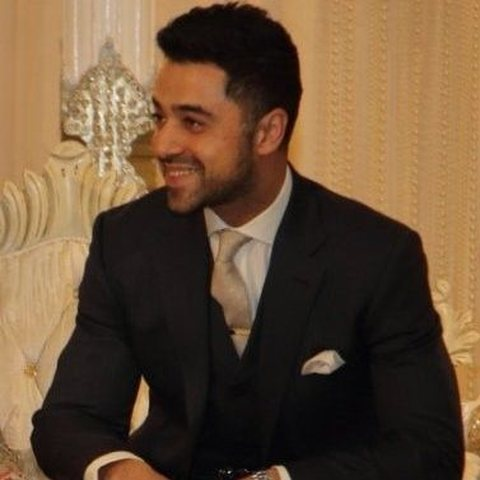
#> input picture images/nadeem-lone.jpg, 480 x 480 px, found by its file name
$ python make_thumb.py
#> lines starting #> are read from the running program, lines starting #| are printed output that depends on the picture; after the words box and inside, x2 and y2 are one past the last pixel; in counts of white or black regions, pixels touching at a corner belong together
# Builds the episode 1 thumbnail (1280x720) in the Programme Zero style.
from PIL import Image, ImageDraw, ImageFont, ImageFilter
W,H=1280,720
ACC=(176,92,62); G1=(31,31,31); G2=(45,45,45)
img=Image.new('RGB',(W,H),(0,0,0)); d=ImageDraw.Draw(img)
#> after `img = Image.new('RGB', (W, H), (0, 0, 0))`: img: PIL image 1280x720 RGB; every value is 0
import os
SORA=os.environ.get('SORA_DIR','')  # folder holding sora-latin-<weight>-normal.woff
W_={'Regular':400,'SemiBold':600,'Bold':700}
def font(n,s): return ImageFont.truetype(os.path.join(SORA,'sora-latin-%d-normal.woff'%W_[n]),s)
def pill(x0,y0,x1,y1,c): d.rounded_rectangle((x0,y0,x1,y1),radius=(y1-y0)//2,fill=c)
# brand bars on the right edge, running off the page
rows=[(850,1280),(930,1280),(1010,1280)]
ys=range(34,H-20,52)
import random; random.seed(4)
for i,y in enumerate(ys):
    x0=random.choice([770,830,890,950,1010]); pill(x0,y,W+40,y+18,G2 if i%3==0 else G1)
# orange accent bars + diamonds
pill(700,244,1010,262,ACC)
d.polygon([(668,253),(680,241),(692,253),(680,265)],outline=(255,255,255),width=2)
# photo circle with soft dark ring
ph=Image.open('images/nadeem-lone.jpg').convert('RGB').resize((400,400),Image.LANCZOS)
mask=Image.new('L',(400,400),0); ImageDraw.Draw(mask).ellipse((0,0,399,399),fill=255)
#> after `mask = Image.new('L', (400, 400), 0)`: mask: PIL image 400x400 L; every value is 0
#> after `ImageDraw.Draw(mask).ellipse((0, 0, 399, 399), fill=255)`:
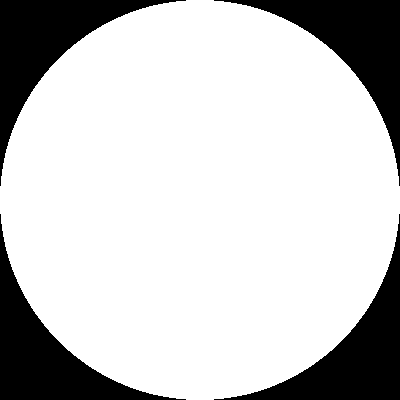
#> mask: PIL image 400x400 L; 78.5% white; 4 black regions, box (x1, y1, x2, y2) and area: (0, 0, 186, 186) 8595, (214, 0, 400, 186) 8595, (0, 214, 186, 400) 8595, (214, 214, 400, 400) 8595
cx,cy=1000,360
d.ellipse((cx-218,cy-218,cx+218,cy+218),fill=(0,0,0))
d.ellipse((cx-208,cy-208,cx+208,cy+208),outline=ACC,width=4)
img.paste(ph,(cx-200,cy-200),mask)
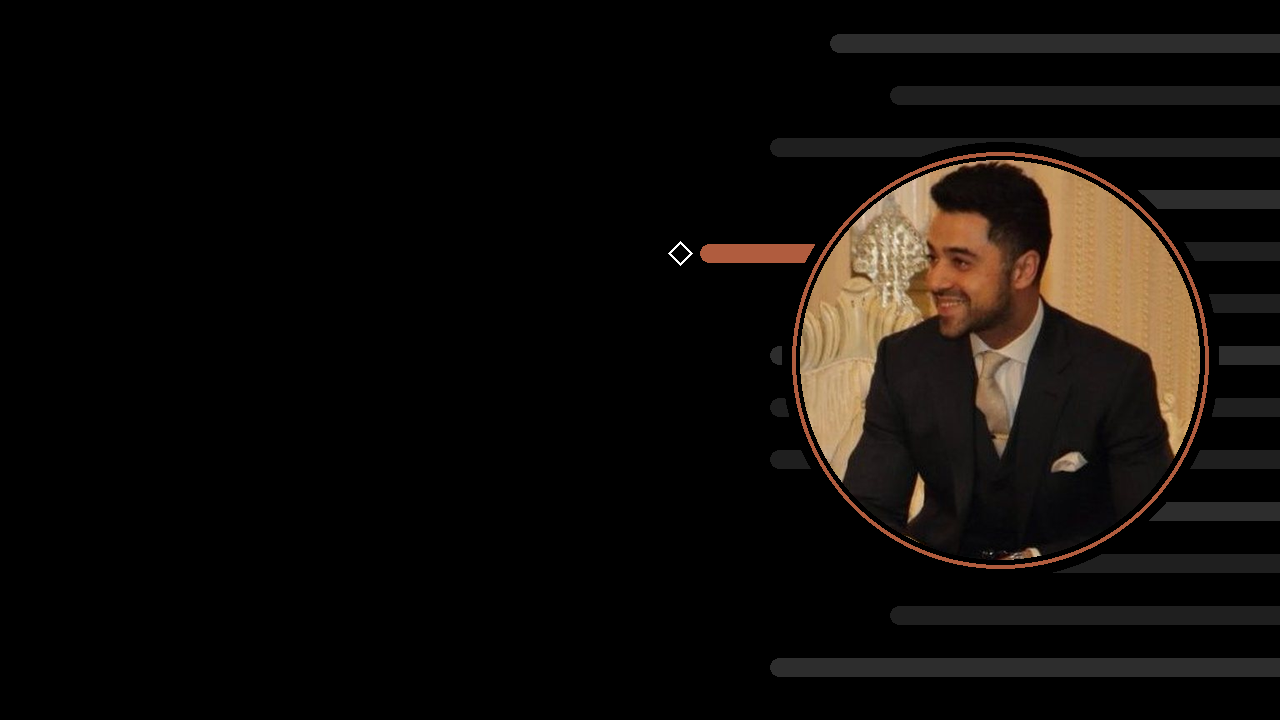
#> img: PIL image 1280x720 RGB; mean R, G, B 16.7, 13, 9.9
# text
d=ImageDraw.Draw(img)
d.text((80,92),'EP 01   ·   SEASON 1',font=font('SemiBold',22),fill=ACC)
tf=font('SemiBold',56)
for i,l in enumerate(['So you want to','hire AI people?']):
    d.text((80,162+i*84),l,font=tf,fill=(255,255,255))
d.text((80,370),'with Nadeem Lone',font=font('Regular',32),fill=(190,190,190))
d.text((80,420),'Founder & Director, Codesearch AI',font=font('Regular',21),fill=(130,130,130))
# logo
#> (the run stopped early here; a loop or call above may not have finished)

$ run again, with images/carl-robinson.jpg copied over images/nadeem-lone.jpg
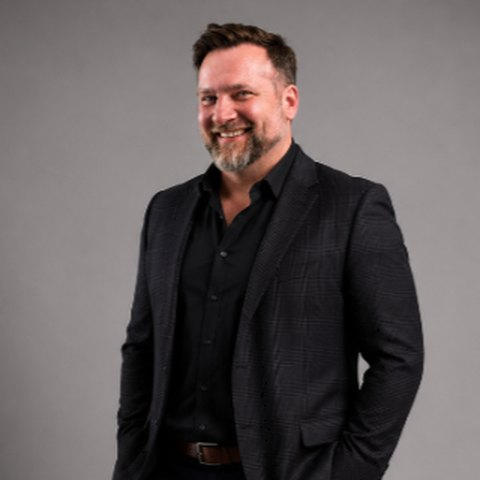
#> input picture images/carl-robinson.jpg, 480 x 480 px, found by its file name
#> mask: PIL image 400x400 L; every value is 0
#> mask: PIL image 400x400 L; 78.5% white; 4 black regions, box (x1, y1, x2, y2) and area: (0, 0, 186, 186) 8595, (214, 0, 400, 186) 8595, (0, 214, 186, 400) 8595, (214, 214, 400, 400) 8595
#> `img.paste(ph,(cx-200,cy-200),mask)`:
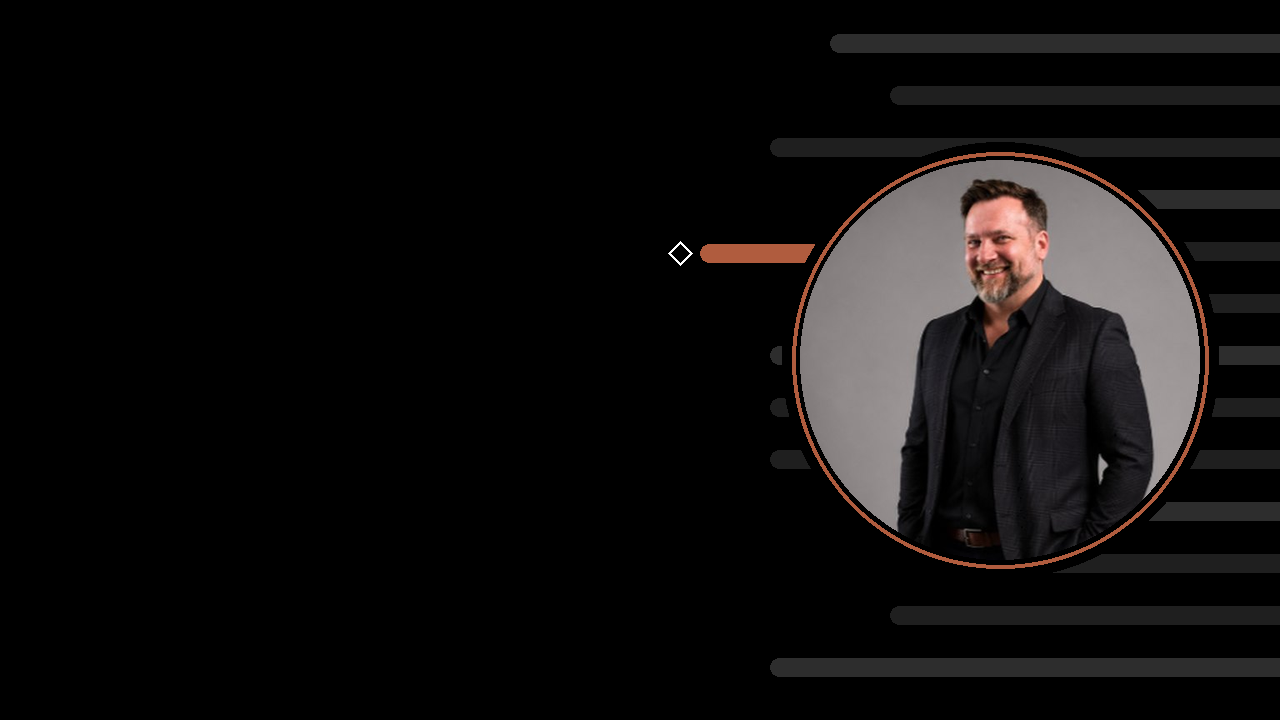
#> img: PIL image 1280x720 RGB; mean R, G, B 16.2, 14.5, 14.3
